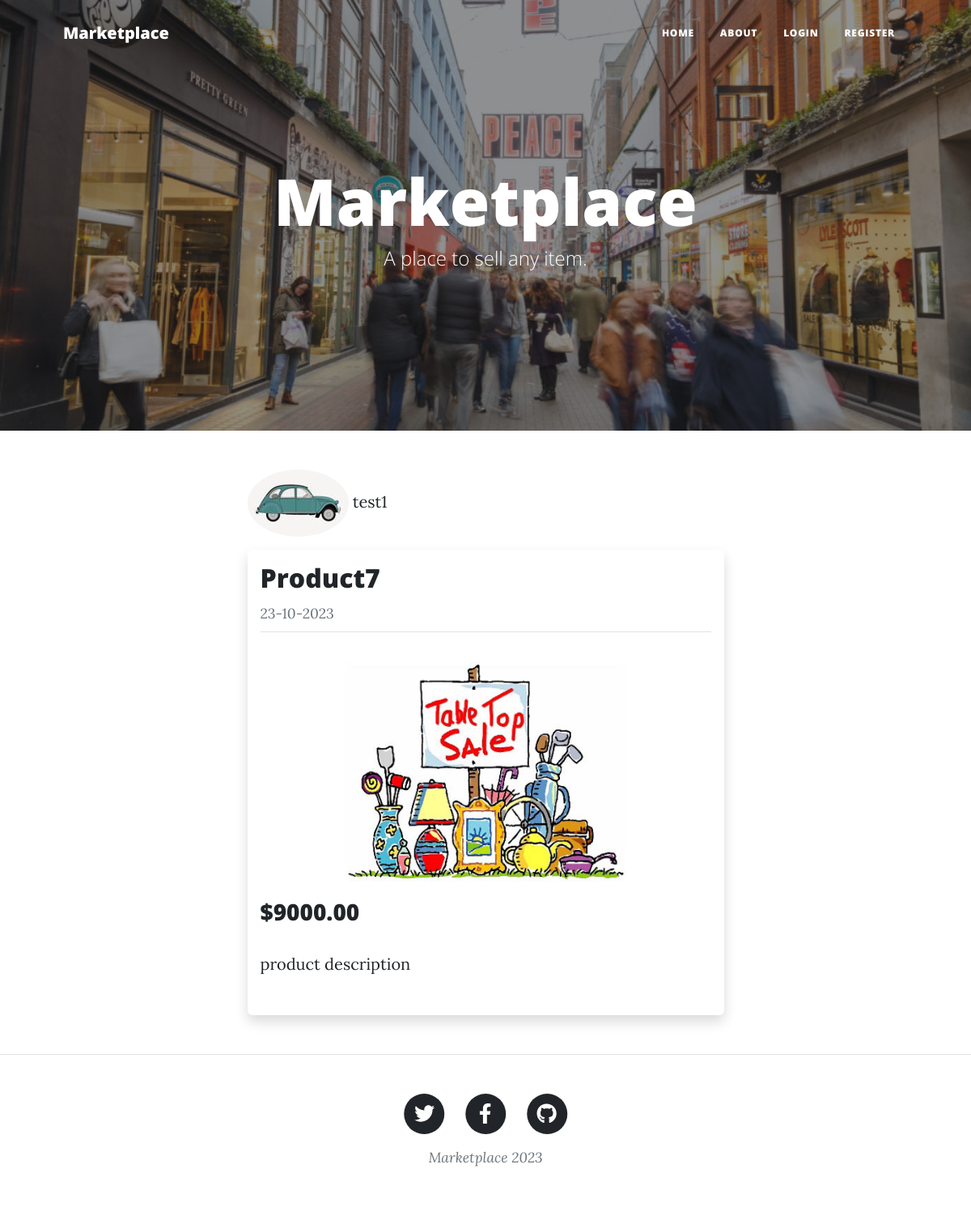
/listing_21, run on the app's committed database.
### flask1/models.py (models this page shows, shortened)
class User(db.Model, UserMixin):
    id = db.Column(db.Integer, primary_key=True)
    username = db.Column(db.String(20), unique=True, nullable=False)
    email = db.Column(db.String(120), unique=True, nullable=False)
    image_file = db.Column(db.String(20), nullable=False, default='default1.jpg')
    password = db.Column(db.String(30), nullable=False)
    posts = db.relationship('Post', backref='seller', lazy=True)

class Post(db.Model):
    id = db.Column(db.Integer, primary_key=True)
    item = db.Column(db.String(50), nullable=False)
    desc = db.Column(db.String(200), nullable=False, default='No description has been added yet.')
    item_image_file = db.Column(db.String(20), nullable=False, default='default2.jpg')
    date_posted = db.Column(db.DateTime, nullable=False, default=datetime.utcnow)
    price = db.Column(db.String(20), nullable=False)
    user_id = db.Column(db.Integer, db.ForeignKey('user.id'), nullable=False)

### flask1/routes.py (the view)
@app.route("/listing_<int:post_id>")
def post(post_id):
    post = Post.query.get_or_404(post_id)
    return render_template('post.html', title=post.item, post=post)

### flask1/templates/post.html (shortened to what this page needs)
{% extends "layout.html" %}
{% block webcode %}
<header class="masthead" style="background-image: url('static/img/home-bg.jpg')">
    <div class="container position-relative px-4 px-lg-5">
        <div class="row gx-4 gx-lg-5 justify-content-center">
            <div class="col-md-10 col-lg-8 col-xl-7">
                <div class="site-heading">
                    <h1>Marketplace</h1>
                    <span class="subheading">A place to sell any item.</span>
                </div>
            </div>
        </div>
    </div>
</header>
<div class="container px-4 px-lg-5">
  <div class="row gx-4 gx-lg-5 justify-content-center">
    <div class="col-md-10 col-lg-8 col-xl-7">
      <a class="mr-2" href="{{ url_for('user_listings', username=post.seller.username) }}">
        <img class="rounded-circle article-img" src="{{ url_for('static', filename='images/' + post.seller.image_file) }}">
        {{ post.seller.username }}
      </a>
      <div class="shadow p-3 mb-5 mt-3 bg-body-tertiary rounded">
        <h2 class="article-title">{{ post.item }}</h2>
        <small class="text-muted">{{ post.date_posted.strftime('%d-%m-%Y') }}</small>
        <hr class="mb-3 mt-2">
        <img class="img-fluid" src="{{ url_for('static', filename='images/' + post.item_image_file) }}">
        <h3 class="article-content">{{ post.price }}</h3>
        <p class="article-content">{{ post.desc }}</p>
      </div>
    </div>
  </div>
</div>
{% endblock %}

### data on the page
User: image_file (picture), seller.username "test1"
Post: item "Product7", date_posted "23-10-2023", item_image_file (placeholder picture), price "$9000.00", desc "product description"
